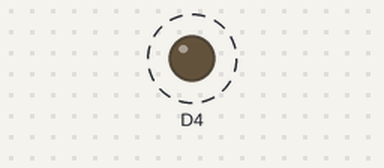
The sketch below on a simulated ESP8266 (NodeMCU). On the bench: output pins drawn as LEDs (lit = HIGH). Dashed ring = blinking. WiFi joins after 1.5 s; servers stay silent unless stated; what the sketch prints to the serial monitor is not drawn.

Above: at 2.1 s.
Timing chart, 0 to 6.6 s (numbered marks = the images above):
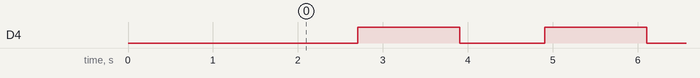

Measured:
- by itself, D4: alternates HIGH for 1.2 s and LOW for 1.0 s

The sketch:

clientnew.ino
```cpp
#include <ESP8266WiFi.h>
#include <SPI.h>
#include <WiFiManager.h>
int led=D4;
IPAddress server(192,168,43,21);
WiFiClient client;


void setup() {
Serial.begin(115200);
// put your setup code here, to run once:
pinMode(D4,OUTPUT);
WiFiManager  wifiManager;
wifiManager.autoConnect("NikkiAbhi");
}


void loop() {
  // put your main code here, to run repeatedly:
client.connect(server,80);
digitalWrite(D4,LOW);
Serial.println(".");
Serial.println("hello server\r");
String answer = client.readStringUntil('\r');
//Serial.println("from server");
Serial.println(answer);
client.flush();
digitalWrite(D4,HIGH);
delay(1000);

}
```
